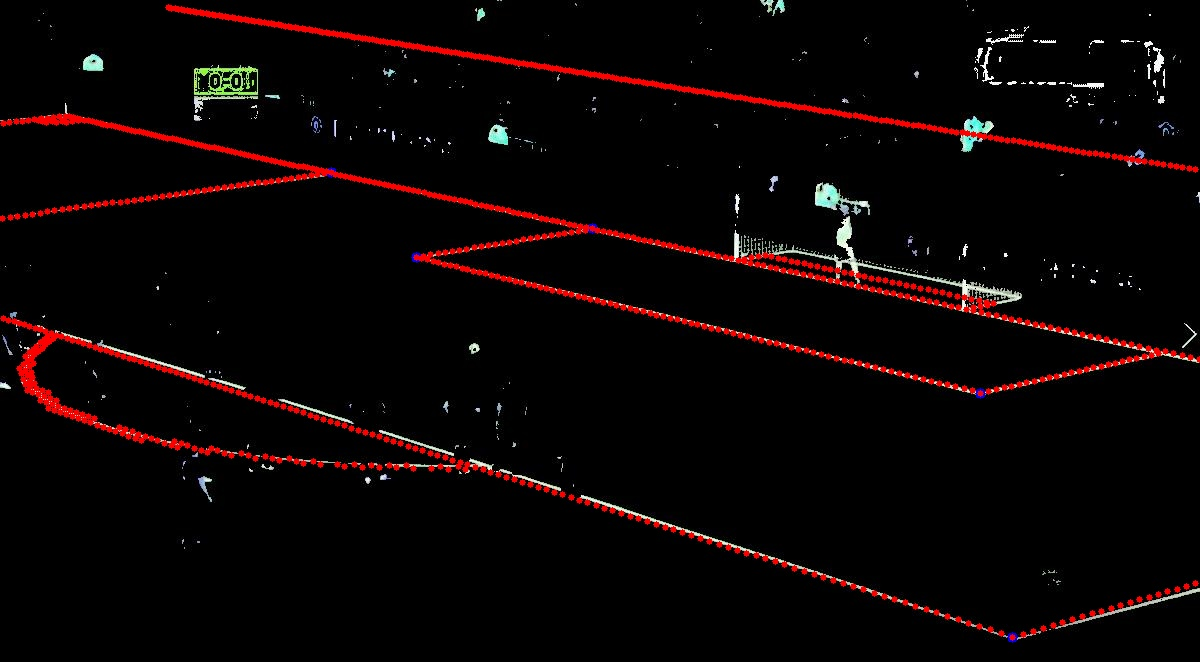
#> input picture Seth/35417.jpg, 1200 x 662 px, given as the content of the folder D:/Users/Olev/data/football-mapper/TV_soccer/cleaned, which was not available
$ python feature_points.py
#> lines starting #> are read from the running program, lines starting #| are printed output that depends on the picture; after the words box and inside, x2 and y2 are one past the last pixel; in counts of white or black regions, pixels touching at a corner belong together; pictures that were not available may be replaced by others from this repository, and a replacement may not be noted
from pathlib import Path
from copy import deepcopy
import os

import numpy as np
import cv2 as cv
from tqdm import tqdm

from part1 import orb_sift_match, pad_image
from part2 import get_projection_matrix, test_transition_matrix, apply_transformation, convert_vector

def centroid(points):

    return np.sum(points, axis=0) / points.shape[0]

# [42 lines left out: function ransac, not called in this run]

class FeaturePointExtractor:

    def __init__(self, image_path):

        self.load_file(image_path)

    def load_file(self, image_path):

        image = cv.imread(image_path)
#> image is the input picture: shape (662, 1200, 3); mean B, G, R 4, 4.2, 11.4
        self._image = image
        self._gray_image = cv.cvtColor(image, cv.COLOR_BGR2GRAY)
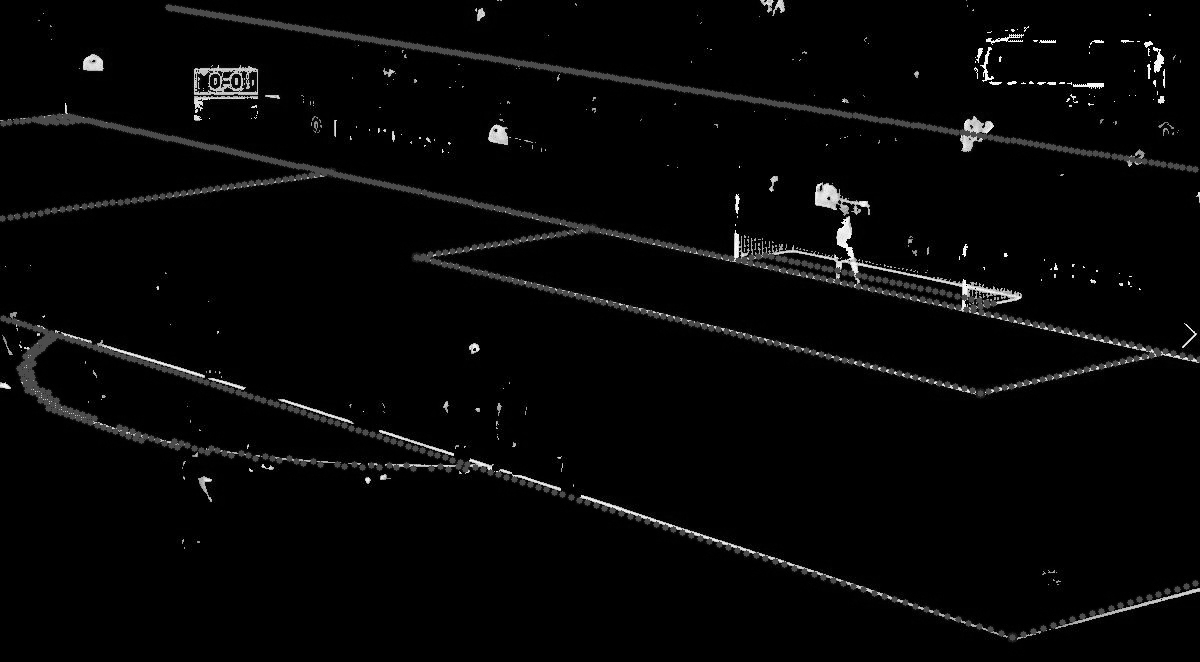
#> self._gray_image: shape (662, 1200); min 0, max 255, mean 6.3
        self.mask()

    # [7 lines left out: function sharpen, not called in this run]

    def mask(self, lowerb=100, upperb=255):
#> called with lowerb = 100, upperb = 255
        mask = cv.inRange(self._gray_image, lowerb, upperb)
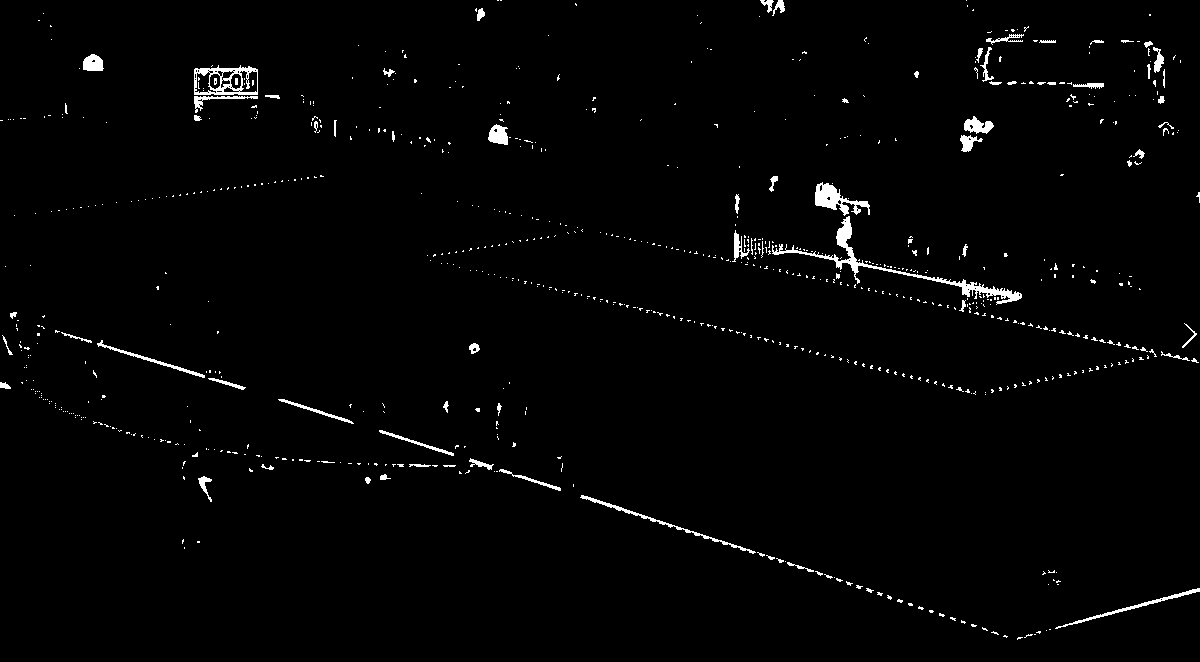
#> mask: shape (662, 1200); 1.6% white; 803 white regions (731 under 20 px), largest, box (x1, y1, x2, y2) and area: (772, 216, 1022, 305) 1700, (194, 65, 258, 95) 825, (815, 182, 870, 216) 769
        self._gray_image = cv.bitwise_and(self._gray_image, mask)
#> in mask (call 2), `mask = cv.inRange(self._gray_image, lowerb, upperb)`: mask: shape (662, 1200); 1.5% white; 795 white regions (732 under 20 px), largest, box (x1, y1, x2, y2) and area: (772, 216, 1022, 304) 1579, (194, 65, 258, 95) 825, (815, 183, 870, 215) 747

    @property
    def potential_corners(self):
        return self._potential_corners

    @property
    def image(self):
        return self._image

    @property
    def gray_image(self):
        return self._gray_image

    def harris_corner_detection(self, threshold):
#> called with threshold = 0.2
        dst = cv.cornerHarris(self._gray_image, 2, 3, 0.04)
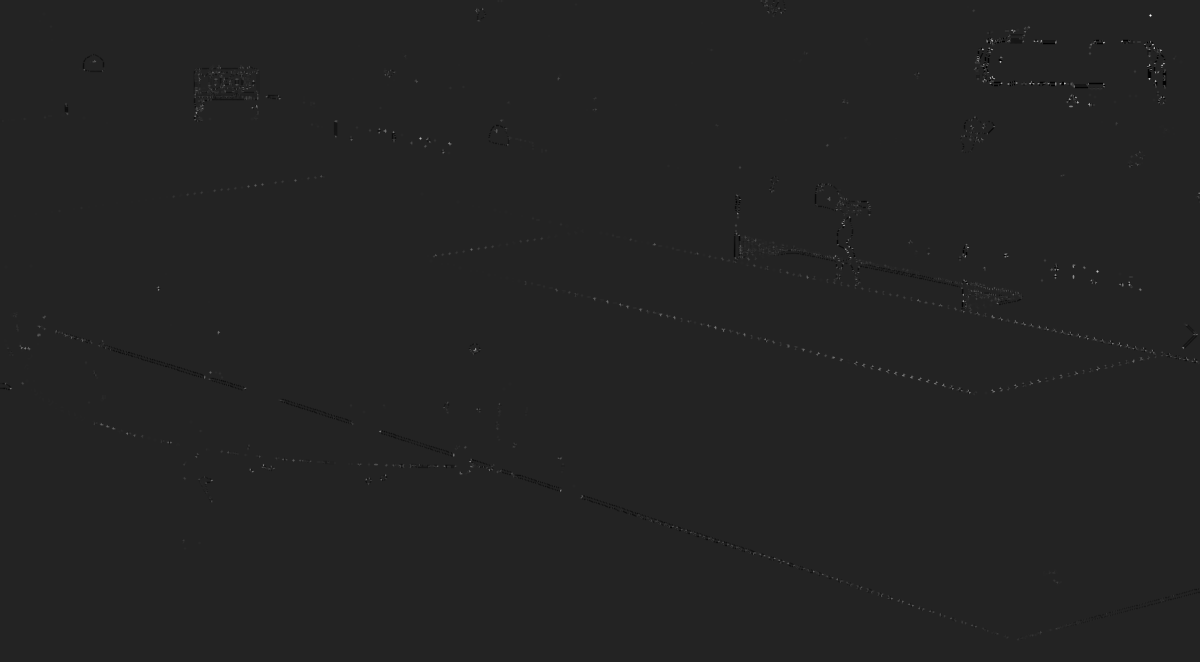
#> dst: shape (662, 1200) float32; min -0.0374, max 0.228, mean 9.94e-05; drawn with min black and max white
        dst = cv.dilate(dst, None)
        image = deepcopy(self.image)
        self._potential_corners = np.transpose((dst > threshold * dst.max()).nonzero())
#> self._potential_corners = 3761 pairs, first value 8 to 609, second value 9 to 1199
        image[dst > threshold * dst.max()] = [0,0,255]
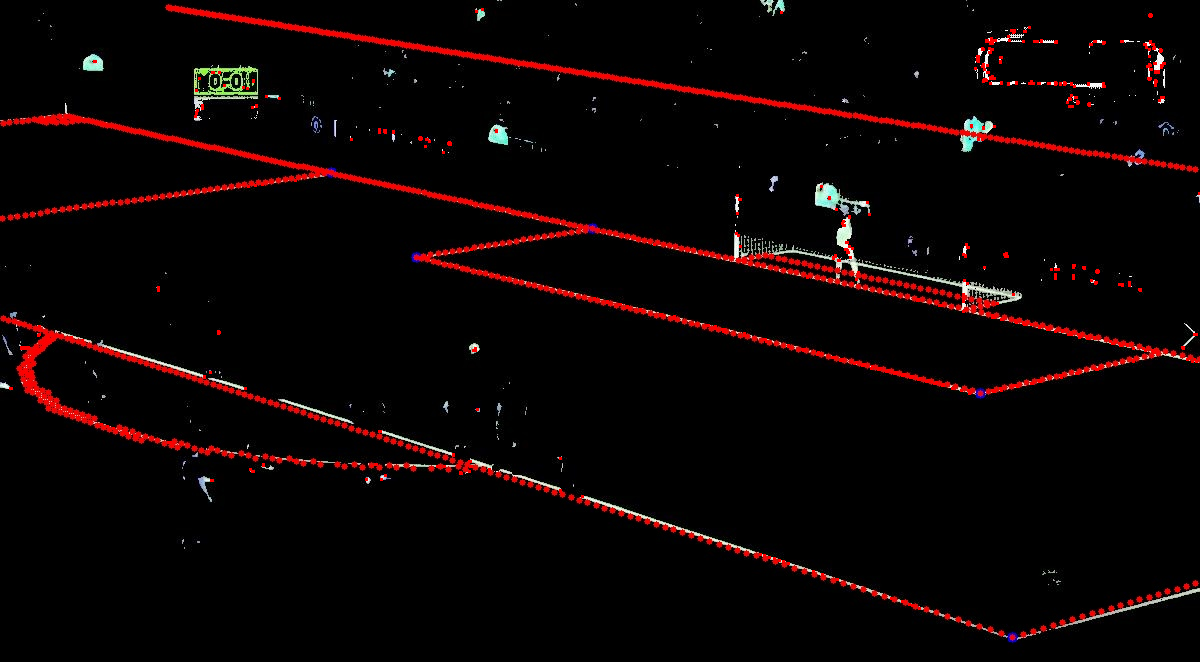
#> image: shape (662, 1200, 3); 0.47% of pixels changed, all inside (x1, y1, x2, y2) = (9, 8, 1200, 610)
        return image

    # [6 lines left out: function blobs, not called in this run]

if __name__ == '__main__':
    """
    above = FeaturePointExtractor('above.jpg')
    above.sharpen()
    acorners = above.harris_corner_detection(0.05)
    above_points = above.potential_corners
    """

    cleaned_directory = Path('D:/Users/Olev/data/football-mapper/TV_soccer/cleaned/')
    corner_directory = Path('D:/Users/Olev/data/football-mapper/TV_soccer/corners/')

    for file in tqdm(os.listdir(cleaned_directory)):
        fpe = FeaturePointExtractor(str(cleaned_directory / file))
        #fpe.sharpen()
        fpe.mask(150,255)
        corners = fpe.harris_corner_detection(0.2)
        output_points = fpe.potential_corners
#> output_points has the same summary as self._potential_corners in harris_corner_detection
        cv.imwrite(str(corner_directory / file), corners)

    point_matches = []

    """
    for ap in tqdm(above_points, desc='Above Points', unit='points', position=1):
        for op in tqdm(output_points, desc='Output Points', unit='points', position=2, leave=False):
            point_matches.append([ap, op])
    np.random.shuffle(point_matches)
    point_matches = np.array(point_matches)

    transform_matrix, shared_coordinates, centroid_a, centroid_b = ransac(point_matches, 4, 1000, 0.75, 10)
    transformed = apply_transformation(corners, transform_matrix)

    cv.imwrite('transformed.jpg', transformed)
    """
